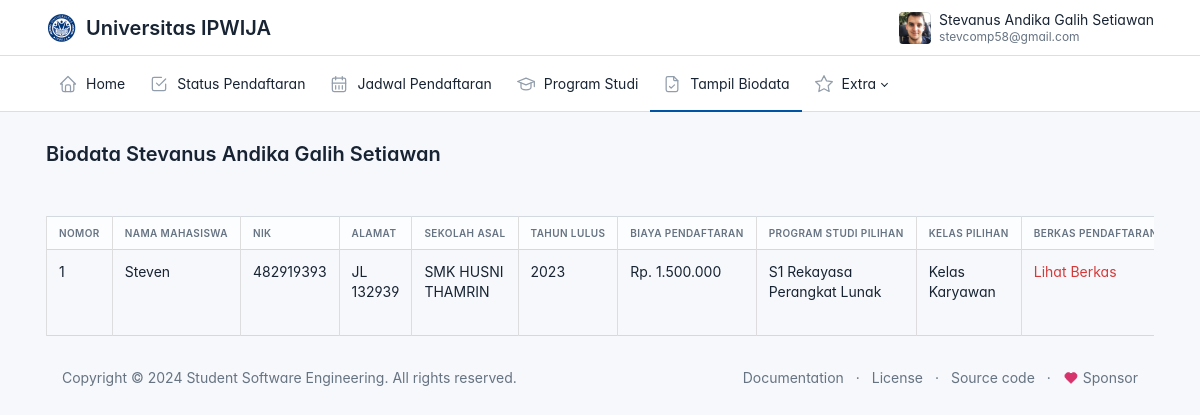
The app's page /dashboard/menu/tampil_data.php (signed in) with its own data.
### tables this page shows
CREATE TABLE `mahasiswa` (
  `mahasiswa_id` int(11) NOT NULL,
  `user_id` int(11) NOT NULL,
  `nama_lengkap` varchar(100) NOT NULL,
  `nik` char(16) NOT NULL,
  `alamat` text NOT NULL,
  `sekolah_asal` varchar(100) DEFAULT NULL,
  `tahun_lulus` year(4) NOT NULL,
  `biaya_pendaftaran` int(100) NOT NULL,
  `no_telp` varchar(15) DEFAULT NULL,
  `program_studi_id` int(11) NOT NULL,
  `kelas_id` int(11) NOT NULL,
  `Nilai_ujian` int(50) NOT NULL,
  `waktu_pendaftaran` timestamp NOT NULL DEFAULT current_timestamp() ON UPDATE current_timestamp()
);

CREATE TABLE `program_studi` (
  `program_studi_id` int(11) NOT NULL,
  `nama_program_studi` varchar(100) NOT NULL,
  `status_akreditasi` varchar(50) NOT NULL
);

CREATE TABLE `kelas` (
  `kelas_id` int(11) NOT NULL,
  `nama_kelas` varchar(50) NOT NULL
);

### dashboard/menu/tampil_data.php (the view, shortened to what this page needs)
<?php
include '../../koneksi.php';
$user = $_SESSION['user'];
$query = "SELECT m.*,
                 b.jenis_berkas,
                 b.file_path,
                 p.nama_program_studi,
                 k.nama_kelas,
                 d.status AS status_pendaftaran
          FROM mahasiswa m
          LEFT JOIN berkas b ON m.mahasiswa_id = b.mahasiswa_id
          LEFT JOIN program_studi p ON m.program_studi_id = p.program_studi_id
          LEFT JOIN kelas k ON m.kelas_id = k.kelas_id
          LEFT JOIN pendaftaran d ON m.mahasiswa_id = d.mahasiswa_id
          WHERE m.user_id = ?";
$stmt = $pdo->prepare($query);
$stmt->execute([$user['user_id']]);
$data_mahasiswa = $stmt->fetchAll(PDO::FETCH_ASSOC);
?>
<!doctype html>
<html lang="en">
  <head>
    <link href="../../assets/css/tabler.min.css?1692870487" rel="stylesheet" />
    <link href="../../assets/css/tabler-flags.min.css?1692870487" rel="stylesheet" />
    <link href="../../assets/css/tabler-payments.min.css?1692870487" rel="stylesheet" />
    <link href="../../assets/css/tabler-vendors.min.css?1692870487" rel="stylesheet" />
    <link href="../../assets/css/demo.min.css?1692870487" rel="stylesheet" />
    <link href="https://cdnjs.cloudflare.com/ajax/libs/font-awesome/5.15.4/css/all.min.css" rel="stylesheet">
  </head>
  <body >
    <div class="page">
      <header class="navbar navbar-expand-md d-print-none" >
        <div class="container-xl">
          <h1 class="navbar-brand navbar-brand-autodark d-none-navbar-horizontal pe-0 pe-md-3">
          <img src="../../assets/img/logo.ico" width="150" height="50" alt="Tabler" class="navbar-brand-image">
          <span>Universitas IPWIJA</span>
          </h1>
          <div class="navbar-nav flex-row order-md-last">
            <div class="d-none d-md-flex">
            </div>
            <div class="nav-item dropdown">
              <a href="#" class="nav-link d-flex lh-1 text-reset p-0" data-bs-toggle="dropdown" aria-label="Open user menu">
                <span class="avatar avatar-sm" style="background-image: url(../static/avatars/000m.jpg)"></span>
                <div class="d-none d-xl-block ps-2">
                  <div><?php echo htmlspecialchars($user['username']); ?></div>
                  <div class="mt-1 small text-secondary"><?php echo htmlspecialchars($user['email']); ?></div>
                </div>
              </a>
            </div>
          </div>
        </div>
      </header>
      <header class="navbar-expand-md">
        <div class="collapse navbar-collapse" id="navbar-menu">
          <div class="navbar">
            <div class="container-xl">
              <ul class="navbar-nav">
                <li class="nav-item ">
                  <a class="nav-link" href="http://localhost/PMB-Projek/dashboard/user.php" >
                    <span class="nav-link-icon d-md-none d-lg-inline-block">
                    </span>
                    <span class="nav-link-title">
                      Home
                    </span>
                  </a>
                </li>
                <li class="nav-item">
                  <a class="nav-link" href="http://localhost/PMB-Projek/dashboard/menu/status_pendaftaran_user.php" >
                    <span class="nav-link-icon d-md-none d-lg-inline-block">
                </span>
                    <span class="nav-link-title">
                      Status Pendaftaran
                    </span>
                  </a>
                </li>
                <li class="nav-item ">
                  <a class="nav-link" href="http://localhost/PMB-Projek/dashboard/menu/tanggal_daftar.php" >
                    <span class="nav-link-icon d-md-none d-lg-inline-block">
                </span>
                    <span class="nav-link-title">
                     Jadwal Pendaftaran
                    </span>
                  </a>
                </li>
                <li class="nav-item ">
                  <a class="nav-link" href="http://localhost/PMB-Projek/dashboard/menu/program_studi.php" >
                    <span class="nav-link-icon d-md-none d-lg-inline-block">
                </span>
                    <span class="nav-link-title">
                      Program Studi
                    </span>
                  </a>
                </li>
                <li class="nav-item active">
                  <a class="nav-link" href="http://localhost/PMB-Projek/dashboard/menu/isi_biodata.php" >
                    <span class="nav-link-icon d-md-none d-lg-inline-block">
                </span>
                    <span class="nav-link-title">
                     Tampil Biodata
                    </span>
                  </a>
                </li>
                <li class="nav-item dropdown">
                  <a class="nav-link dropdown-toggle" href="#navbar-extra" data-bs-toggle="dropdown" data-bs-auto-close="outside" role="button" aria-expanded="false" >
                    <span class="nav-link-icon d-md-none d-lg-inline-block">
                    </span>
                    <span class="nav-link-title">
                      Extra
                    </span>
                  </a>
                </li>
              </ul>
            </div>
          </div>
        </div>
      </header>
      <div class="page-wrapper">
        <div class="page-header d-print-none">
          <div class="container-xl">
            <div class="row g-2 align-items-center">
              <div class="col">
                <h2 class="page-title">
                 Biodata <?php echo htmlspecialchars($user['username']); ?>
                </h2>
              </div>
            </div>
          </div>
        </div>
        <div class="page-body">
  <div class="container-xl">
<div class="table-responsive">
    <table id="data-table" class="table table-bordered">
        <thead>
            <tr>
                <th>Nomor</th>
                <th>Nama Mahasiswa</th>
                <th>NIK</th>
                <th>Alamat</th>
                <th>Sekolah Asal</th>
                <th>Tahun Lulus</th>
                <th>Biaya Pendaftaran</th>
                <th>Program Studi Pilihan</th>
                <th>Kelas Pilihan</th>
                <th>Berkas Pendaftaran</th>
            </tr>
        </thead>
        <tbody>
            <?php
                foreach ($data_mahasiswa as $index => $row) {
                    echo "<tr>
                            <td>" . ($index + 1) . "</td>
                            <td>{$row['nama_lengkap']}</td>
                            <td>{$row['nik']}</td>
                            <td>{$row['alamat']}</td>
                            <td>{$row['sekolah_asal']}</td>
                            <td>{$row['tahun_lulus']}</td>
                            <td>Rp. " . number_format($row['biaya_pendaftaran'], 0, ',', '.') . "</td>
                            <td>{$row['nama_program_studi']}</td>
                            <td>{$row['nama_kelas']}</td>
                            <td><a href='{$row['file_path']}' class='text-danger' target='_blank'>Lihat Berkas</a></td>
                            <td>{$row['status_pendaftaran']}</td>
                            <td>{$row['waktu_pendaftaran']}</td>
                            <td>
                                <a href='update_data.php' class='btn btn-info btn-sm' title='Edit'>
                                    <i class='fas fa-edit'></i>
                                </a>
                                <a href='cetak_pdf.php?id={$row['mahasiswa_id']}' class='btn btn-success btn-sm' title='Cetak PDF'>
                                    <i class='fas fa-file-pdf'></i>
                                </a>
                                <button class='btn btn-danger btn-sm' onclick='confirmDelete({$row['mahasiswa_id']})' title='Delete'>
                                    <i class='fas fa-trash'></i>
                                </button>
                            </td>
                        </tr>";
                }
            ?>
        </tbody>
    </table>
</div>
        <footer class="footer footer-transparent d-print-none">
          <div class="container-xl">
            <div class="row text-center align-items-center flex-row-reverse">
              <div class="col-lg-auto ms-lg-auto">
                <ul class="list-inline list-inline-dots mb-0">
                  <li class="list-inline-item"><a href="https://tabler.io/docs" target="_blank" class="link-secondary" rel="noopener">Documentation</a></li>
                  <li class="list-inline-item"><a href="./license.html" class="link-secondary">License</a></li>
                  <li class="list-inline-item"><a href="https://github.com/tabler/tabler" target="_blank" class="link-secondary" rel="noopener">Source code</a></li>
                  <li class="list-inline-item">
                    <a href="https://github.com/sponsors/codecalm" target="_blank" class="link-secondary" rel="noopener">
                      Sponsor
                    </a>
                  </li>
                </ul>
              </div>
              <div class="col-12 col-lg-auto mt-3 mt-lg-0">
                <ul class="list-inline list-inline-dots mb-0">
                  <li class="list-inline-item">
                    Copyright &copy; 2024
                    <a href="." class="link-secondary">Student Software Engineering</a>.
                    All rights reserved.
                  </li>
                </ul>
              </div>
            </div>
          </div>
        </footer>
      </div>
    </div>
  </body>
</html>

### dashboard/menu/tampil_data.php (style rules this page uses)
:root { --tblr-font-sans-serif: 'Inter Var', -apple-system, BlinkMacSystemFont, San Francisco, Segoe UI, Roboto, Helvetica Neue, sans-serif; }
body { font-feature-settings: "cv03", "cv04", "cv11"; }
table { width: 100%; border-collapse: collapse; margin-top: 20px; display: none; }
table, th, td { border: 1px solid #ddd; }
th, td { padding: 10px; text-align: left; }
th { background-color: #f4f4f4; position: relative; }

### records on screen
mahasiswa: nama_lengkap "Steven", nik "482919393", alamat "JL 132939", sekolah_asal "SMK HUSNI THAMRIN", tahun_lulus "2023", biaya_pendaftaran "1.500.000", program_studi.nama_program_studi "S1 Rekayasa Perangkat Lunak", kelas.nama_kelas "Kelas Karyawan"

### other values on screen
$user['username'] "Stevanus Andika Galih Setiawan"
$user['email'] "stevcomp58@gmail.com"
